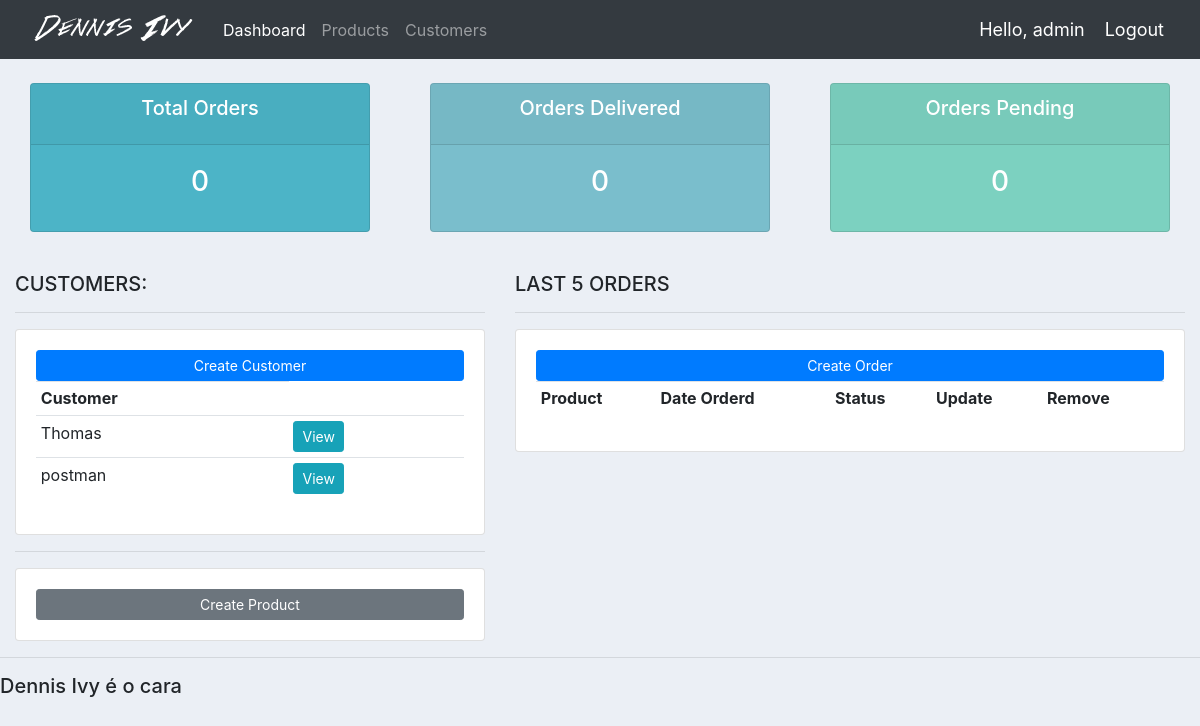
Page / (signed in) on the earlier database version.
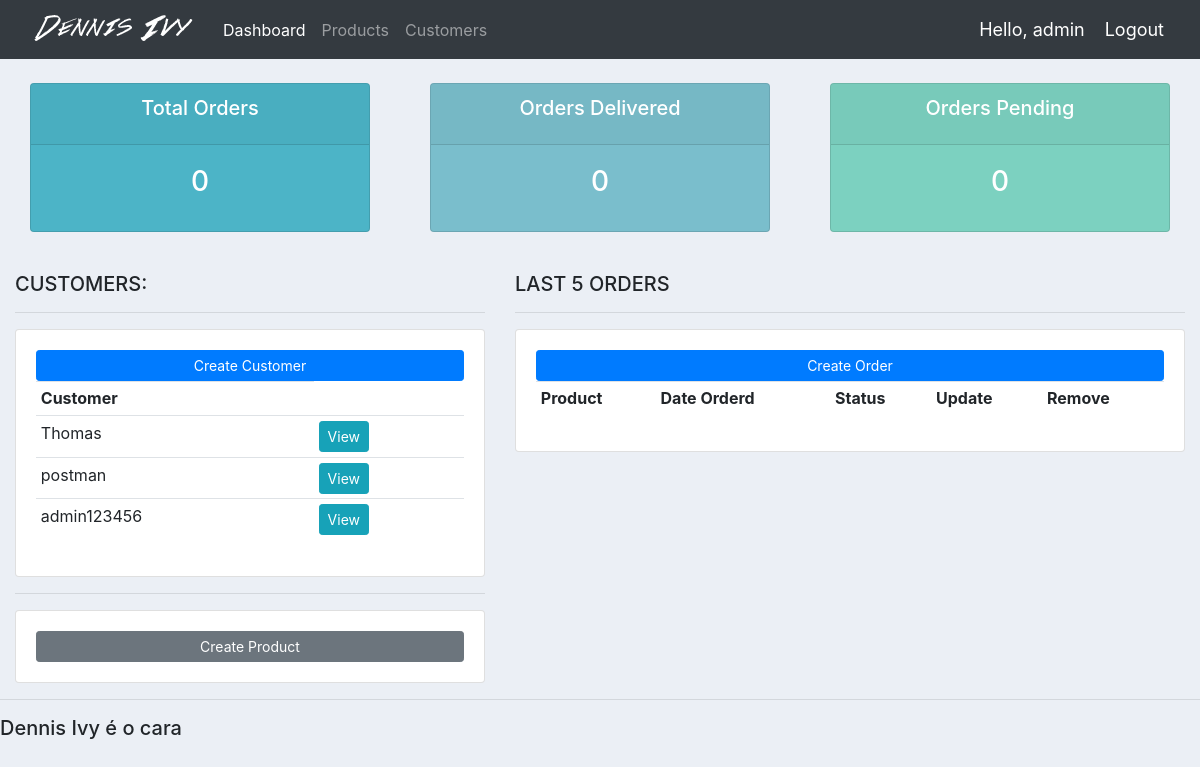
Same page on the later database version.
### accounts/models.py (models this page shows, shortened)
class Customer(models.Model):
	auto_increment_id = models.AutoField(primary_key=True)
	name = models.CharField(max_length=200, default=None)
	email = models.CharField(max_length=200, null=True)
	date_created = models.DateTimeField(auto_now_add=True, null=True)

### accounts/views.py (the view)
# urls.py: path('', views.home, name="home"),
@login_required(login_url='login')
def home(request):
	orders = Order.objects.all()
	customers = Customer.objects.all()
	total_customers = customers.count()
	total_orders = orders.count()
	delivered = orders.filter(status='Delivered').count()
	pending = orders.filter(status='Pending').count()
	context = {'orders':orders, 'customers':customers,
	'total_orders':total_orders,'delivered':delivered,
	'pending':pending }
	return render(request, 'accounts/dashboard.html', context)

### accounts/templates/accounts/dashboard.html (shortened to what this page needs)
{%  extends 'accounts/main.html' %}
{% load crispy_forms_tags %}
{% block content %}
{%  include 'accounts/status.html' %}
<br>
<div class="row">
	<div class="col-md-5">
		<h5>CUSTOMERS:</h5>
		<hr>
		<div class="card card-body">
			<a class="btn btn-primary  btn-sm btn-block" href="{% url 'create_customer' %}">Create Customer</a>
			<table class="table table-sm">
					<tr>
						<th>Customer</th>
					</tr>
				{% for customer in customers %}
					<tr>
						<td>{{customer.name}}</td>
						<td><a class="btn btn-sm btn-info" href="{% url 'customer' customer.pk %}">View</a></td></td>
					</tr>
				{% endfor %}
			</table>
		</div>
	</div>
	<div class="col-md-7">
		<h5>LAST 5 ORDERS</h5>
		<hr>
		<div class="card card-body">
			<a class="btn btn-primary  btn-sm btn-block" href="{% url 'create_order' %}">Create Order</a>
			<table class="table table-sm">
				<tr>
					<th>Product</th>
					<th>Date Orderd</th>
					<th>Status</th>
					<th>Update</th>
					<th>Remove</th>
				</tr>
			</table>
		</div>
	</div>
		<div class="col-md-5">
			<hr>
			<div class="card card-body">
				<a class="btn btn-secondary  btn-sm btn-block" href="{% url 'create_product' %}"		>Create Product</a>
			</div>
		</div>
</div>
{% endblock %}

Differences in the rows shown:
added Customer: name "admin123456"
